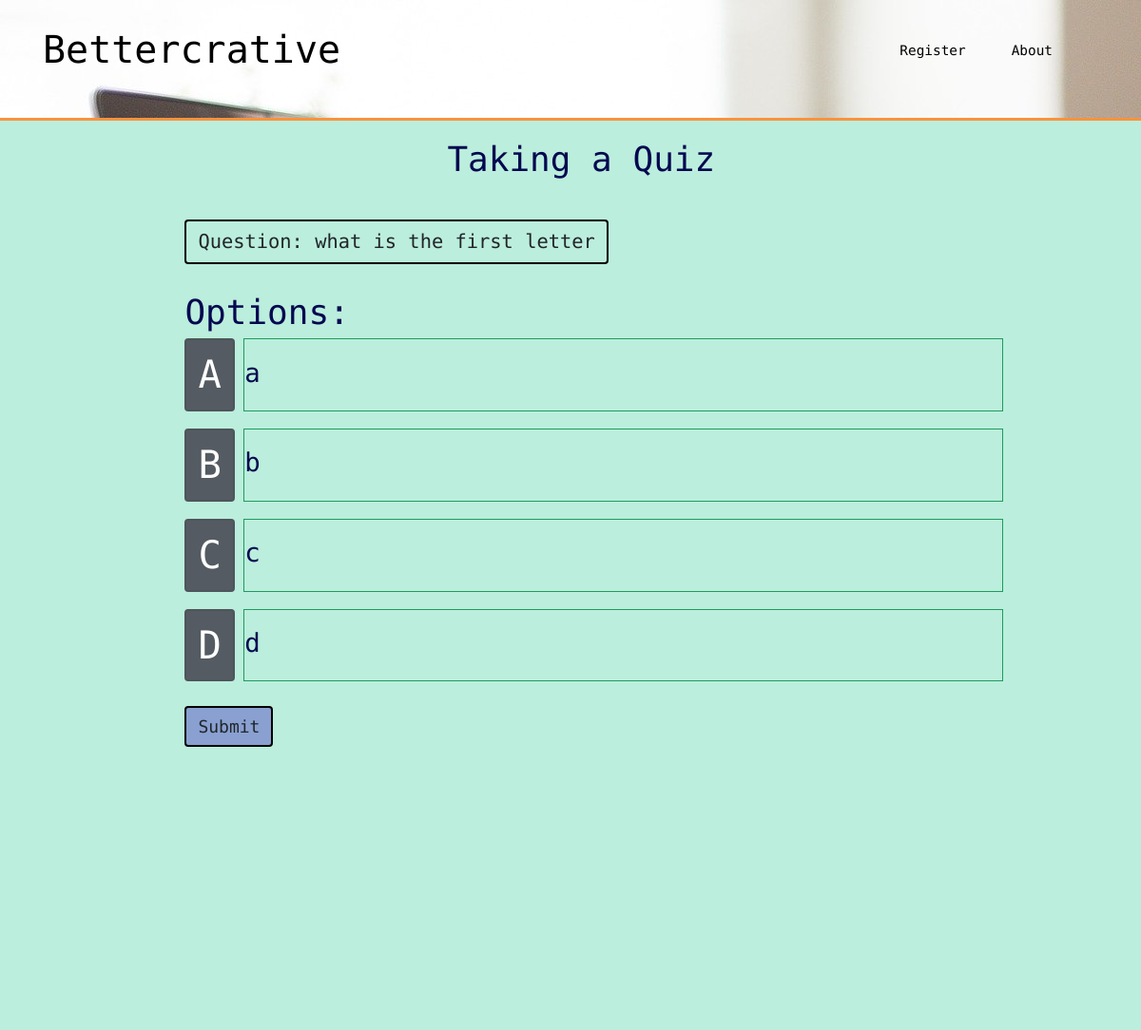
Before: /classroom/3 with the older database file.
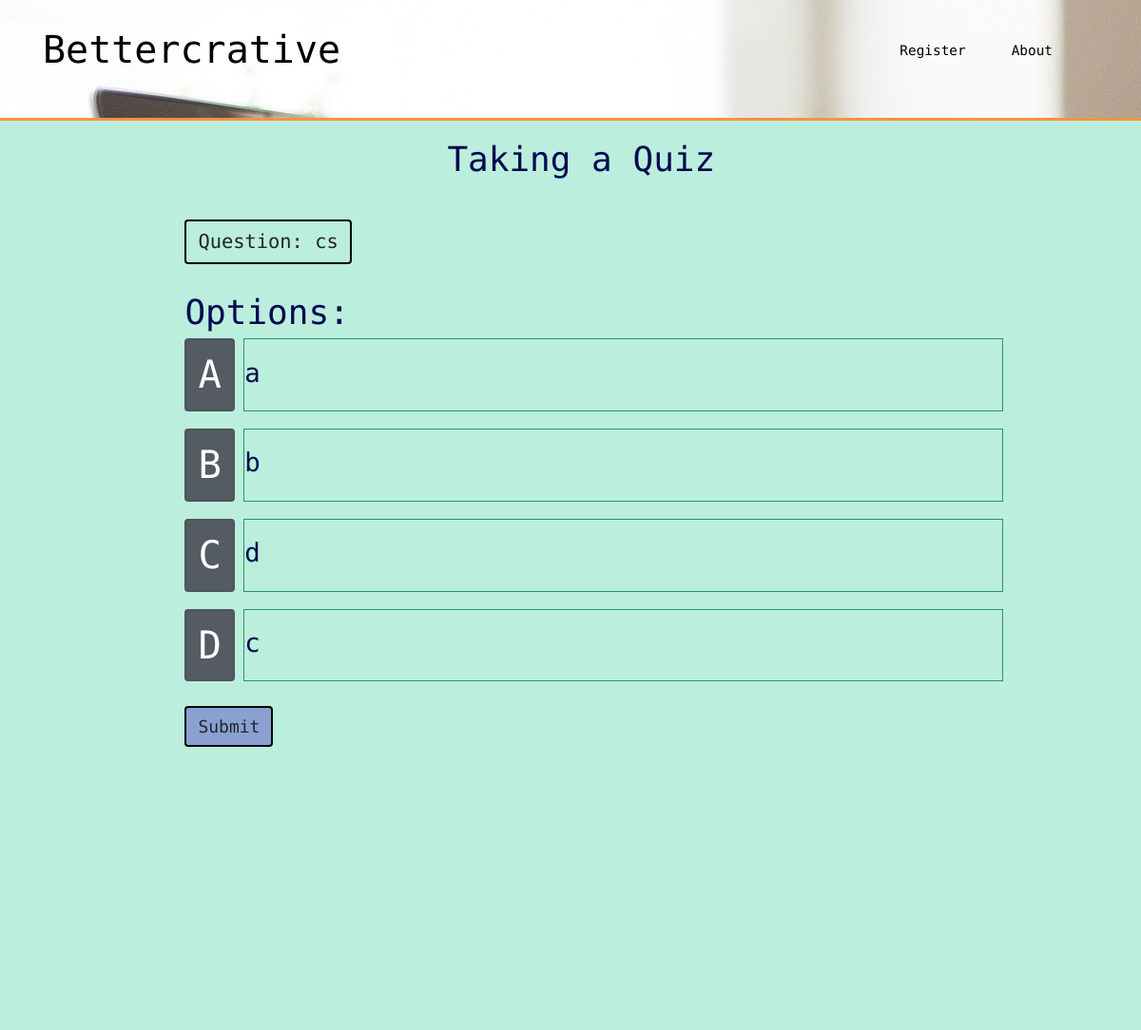
After: the same page with the newer database file.
### bettercrative/models.py (models this page shows, shortened)
class Quiz(db.Model):
    id = db.Column(db.Integer, primary_key=True)
    name = db.Column(db.String(50), unique=True, nullable=False)
    question_content = db.Column(db.String, nullable=False)
    question_answers = db.relationship('Answer', backref='quiz', lazy=True, collection_class=list,
                                       cascade="all, delete, delete-orphan")
    date_created = db.Column(db.Date, nullable=False, default=datetime.today())
    user_id = db.Column(db.Integer, db.ForeignKey('user.id'), nullable=False)
    classroom_host_id = db.Column(db.Integer, db.ForeignKey('classroom.id'), nullable=True)
    active_question = db.Column(db.String, nullable=True)
    questions = db.relationship('Question', backref='quiz', lazy=True, collection_class=list, cascade="all, delete, delete-orphan")

class Answer(db.Model):
    id = db.Column(db.Integer, primary_key=True)
    content = db.Column(db.Text, nullable=False)
    quiz_id = db.Column(db.Integer, db.ForeignKey('quiz.id'), nullable=False)
    correct = db.Column(db.Boolean, nullable=False, default=False)

### bettercrative/classrooms/routes.py (the view)
@classrooms.route("/classroom/<int:classroom_id>", methods=['GET', 'POST'])
def classroom(classroom_id):
    classroom = Classroom.query.get_or_404(classroom_id)
    quizzes = classroom.added_quizzes
    if current_user.is_authenticated:
        return render_template('classroom.html', title=classroom.name, classroom=classroom) #, active_quiz=active_quiz <- THIS WAS REMOVED FROM END OF THIS LINE
    else:
        quiz = Quiz.query.filter_by(classroom_host_id=classroom_id).first()
        return render_template('take_quiz.html', title='TakeQuiz', classroom=classroom, quiz=quiz)
        print(classroom_id)
        return render_template('take_quiz.html', classroom_id=classroom_id)

### bettercrative/templates/take_quiz.html (shortened to what this page needs)
{% extends "layout.html" %}
{% block content %}
<div class = "multiple-choice">
         <span class = "Taking-a-Quiz">Taking a Quiz</span>
        <div class = "answerchoices">
            <div class = "menu" style = "margin-left:15vw; margin-top: ">
                <form action="" method='POST'>
                        <span class = "btn" style = "font-size:1.7vw; margin-top:3vw;"> Question: {{ quiz.question_content }} </span>
                        <div class =  "options">
                            <span> Options:</span>
                                <div class ="Student-Answers">
                                {%for eachanswer in quiz.question_answers%}
                                <div class = "answerContainer reset">
                                    <div class = "answerChoice">
                                        <div class = "btn-group-toggle" data-toggle="buttons">
                                            <label class = "btn btn-secondary active button-choices">
                                                <input type = "checkbox" name = "studentResponse" value = '{{eachanswer.content}}' class = "response">{{"ABCD"[loop.index0]}}
                                            </label>
                                        </div>
                                        <div class = "answerBox">
                                            <div class = "answerBox-answer">
                                                {{eachanswer.content}}
                                            </div>
                                        </div>
                                    </div>
                                {%endfor%}
                                <button type="submit" class="btn Taking-a-Quiz-Submit" style="background-color:rgb(137, 160, 209);">Submit</button>
                                </div>
                        </div>
                </form>
            </div>
        </div>
{% endblock  %}

### bettercrative/templates/layout.html (shortened to what this page needs)
<!DOCTYPE html>
<html lang="en">
<head>
    <link href="https://stackpath.bootstrapcdn.com/bootstrap/4.4.1/css/bootstrap.min.css"
 rel="stylesheet">
    <link href="{{ url_for('static', filename='vendor/fontawesome-free/css/all.min.css')}}" rel="stylesheet" type="text/css">
    <link href="{{ url_for('static', filename='main.css') }}" rel="stylesheet" type="text/css">
</head>
<body id = "body">
<div class="transparent-background">
        <header>
            <nav class="nav">
                <div class="container">
                    <div class="logo">
                        <a href="{{ url_for('main.home') }}">Bettercrative</a>
                    </div>
                    <div class="listofcontents" id="navlistcontents">
                        <ul class="navlinks">
                            {% if current_user.is_authenticated %}
                            <li><a href="{{ url_for('main.about') }}"> About </a></li>
                            <li><a href="{{ url_for('users.account') }}"> Account </a></li>
                            <li><a href="{{ url_for('users.logout') }}"> Logout </a></li>
                            {% else %}
                            <li><a href="{{ url_for('users.register') }}"> Register </a></li>
                            <li><a href="{{ url_for('main.about') }}"> About </a></li>
                            {% endif %}
                        </ul>
                    </div>
                </div>
            </nav>
        </header>
    <section class="home-section">
        {% block content %}
        {% endblock %}
    </section>
</div>
</body>
</html>

### bettercrative/static/main.css (style rules this page uses)
body { background-attachment: fixed; font-family: 'Open Sans Condensed'; font-size: 180%; background-image: url("images/laptopmono.jpg"); }
* { box-sizing: border-box; }
section { opacity: 100%; }
body:after { content: ' '; display: block; position: absolute; left: 0; top: 0; z-index: -1; width: 100%; height: 100%; }
.nav { z-index: 3; width: 100%; height: 65px; position: fixed; line-height: 65px; text-align: center; }
.nav div.logo { float: left; width: auto; height: auto; }
.nav div.logo a { text-decoration: none; color: black; font-size: 2.5rem; font-family: 'Source Code Pro', monospace; }
.nav div.listofcontents { height:65px; float:right; font-size:1.5vw; overflow: hidden; }
.nav div.listofcontents a { text-decoration: none; color: black; font-family: 'Source Code Pro', monospace; }
.nav div.listofcontents ul { width: 100%; height: 65px; display: flex; list-style: none; margin: 0; padding: 0; font-size: 1.2vw; }
.nav div.listofcontents li { width: auto; height: 65px; padding: 0; padding-right:3rem; }
.nav { padding-top: 20px; padding-bottom: 20px; -webkit-transform: all 0.4s ease; transition: all 0.4s ease; }
.transparent-background { background-image: url("images/laptopmono.jpg"); }
.home-section { width: 100%; padding-top: 40px; height: 1000px; }
div.multiple-choice { padding: 1em; position: relative; background-color: rgb(187, 238, 220); border-top: 3px solid rgb(250, 146, 61); padding-right: 4.6em; min-height:15em; height: 50vw; }
div.reset::after { content: ""; display: table; clear: both; }
div.answerChoice { display: inline-flex; margin-bottom: .5em; position: relative; float: left; width: 100%; }
div.answerBox { width: 85%; float: left; margin-left: 1%; border: 1px solid rgb(30,155,95); padding: .53em 0; font-size: 2.28vw; }
.btn { border: 2px solid black; }
span.Taking-a-Quiz { font-size:3vw; margin-left:38vw; }
button.btn.Taking-a-Quiz-Submit { font-size:1.5vw; }
div.options { font-size:3vw; margin-top:2vw; }
label.btn.btn-secondary.active.button-choices { font-size:3.38vw; }

### bettercrative/templates/take_quiz.html (style rules this page uses)
div.multiple-choice { color:rgb(3, 8, 80); font-family: "Source Code Pro"; font-size:1.2vw; height:60rem; }
div.multiple-choice { margin-top: 7vw; }

Changed rows visible on the page:
changed Quiz: question_content "what is the first letter" → "cs"
changed Answer (number 3 of 4 on the later page): content "c" → "d"
changed Answer (number 4 of 4 on the later page): content "d" → "c"
